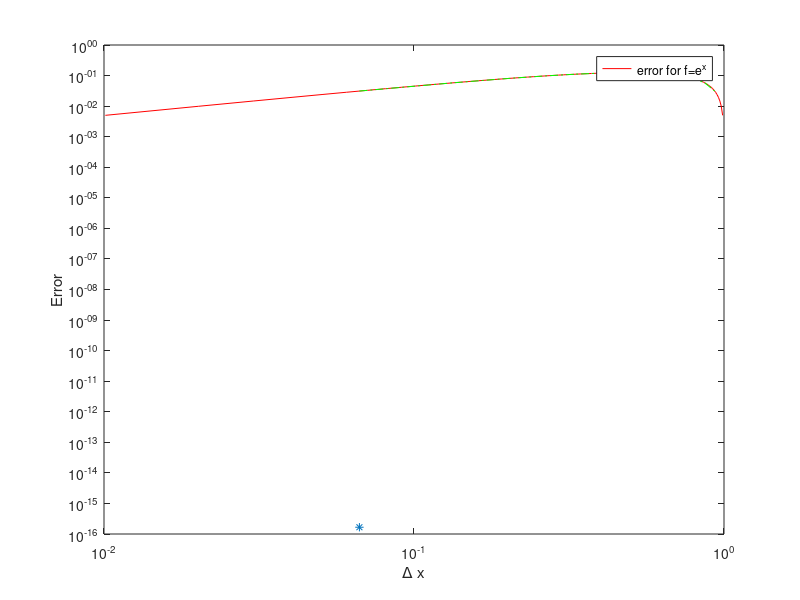

MATLAB code to generate this figure:
%% Exercise 1
clear all, close all

xi=0; xf=1;
nn=[15];%thus total nodes are 16
%% Problem f(x)=1

alpha_ex=@(x) x;
beta_ex=@(x) x.^2/2;
f=@(x) 1;
u_ex=@(x) (x-x.^2)/2;

%% Problem f(x)=x

% alpha_ex=@(x) x.^2/2;
% beta_ex=@(x) x.^3/3;
% f=@(x) x;
% u_ex=@(x) (x-x.^3)/6;

%% Problem f(x)=exp(x)

% alpha_ex=@(x) exp(x)-1;
% beta_ex=@(x) exp(x).*(x-1)+1;
% f=@(x) exp(x);
% u_ex=@(x) 1+(exp(1)-1)*x-exp(x);

%% main
alpha(1)=0;
beta(1)=0;
x(1)=0;
u(1)=0;

z=linspace(0,1);
for k=1:numel(nn)
    n=nn(k);
    h=(xf-xi)/n;
    hh(k)=h;
    for i=1:n

        x(i+1)=x(i)+h;
        x12=x(i)+h/2;
        alpha(i+1)=alpha(i) + h/4*(f(x(i))+2*f(x12)+f(x(i+1)));
        beta(i+1)=beta(i)+h/4*(x(i)*f(x(i))+2*x12*f(x12)+x(i+1)*f(x(i+1)));
    end

    for i=1:n
        u(i+1)=x(i+1)*(alpha(end)-beta(end))+beta(i+1)-x(i+1)*alpha(i+1);
    end

    % plot(z,alpha_ex(z),'r'), hold on
    % plot(x,alpha,'g')
    % 
    % figure(2), plot(z,beta_ex(z),'r'), hold on
    % plot(x,beta,'g')

    plot(z,u_ex(z),'r'), hold on
    plot(x,u,'g-.')
    legend('Exact Solution','Numerical Solution')
    %print -dpng Solf_exp(x) %to save the image
    err(k)=max(abs(u_ex(x)-u));
end
close all
loglog(hh,err,'-*')
legend('error for f=e^x')
xlabel('\Delta x')
ylabel('Error')
